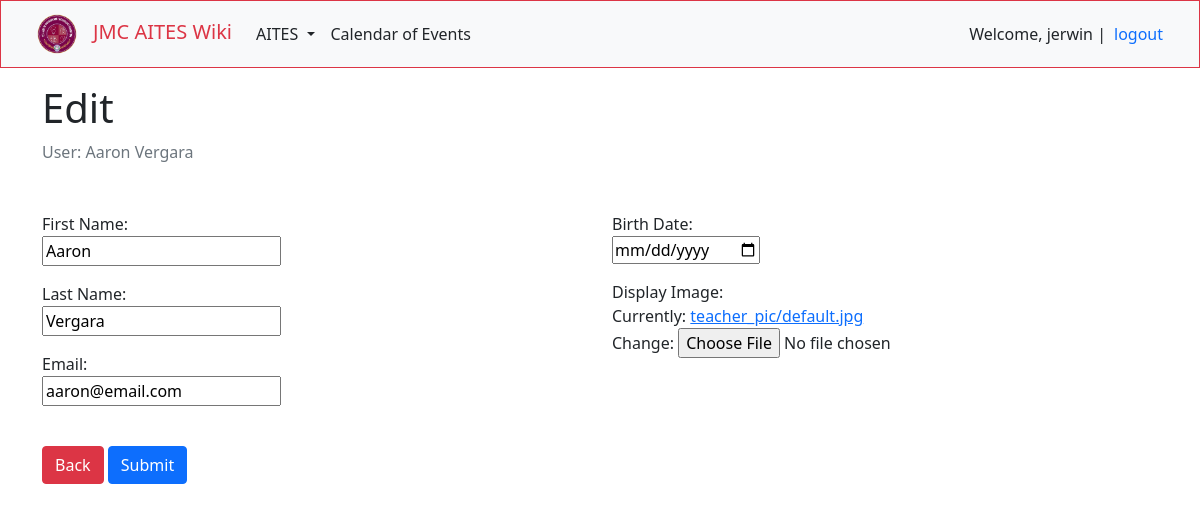
The page /teachers/54/edit (signed in) on the database its author committed.
### teachers/models.py (models this page shows, shortened)
class Teacher(models.Model):
    fname = models.CharField(max_length=64, verbose_name="First Name")
    lname = models.CharField(max_length=64, verbose_name="Last Name")
    birthdate = models.DateField(blank=True, null=True)
    email = models.EmailField(unique=True, max_length=64, verbose_name="Email")
    subjects = models.ManyToManyField(Subject, blank=True, related_name="teacher")
    image = models.ImageField(upload_to=image_path, default="teacher_pic/default.jpg")

### teachers/views.py (the view)
# urls.py: path('<int:teacher_id>/edit', views.edit_user, name='edit_user'),
@login_required
def edit_user(request, teacher_id):
    try:
        teacher = Teacher.objects.get(pk=teacher_id)
        initial = {
            'email':teacher.email,
            'fname': teacher.fname,
            'lname': teacher.lname,
            'subjects': teacher.subjects.all,
            'birthdate': teacher.birthdate,
            'image': teacher.image,
            }
        form = TeacherForm(initial=initial)
    except Teacher.DoesNotExist:
        raise Http404("Profile does not exist")
    return render(request, 'teachers/edit.html', {
        'teacher': teacher,
        'form': form
    })

### teachers/forms.py
class TeacherForm(forms.ModelForm):
    class Meta:
        model = Teacher
        fields = "__all__"

### teachers/templates/teachers/edit.html (shortened to what this page needs)
{% extends 'users/layout.html' %}
{% block body %}
{% include 'partials/_navbar.html' %}
<div class="container">
    <h1 class="mt-3">Edit</h1>
    <p class="text-muted mb-5">User: {{teacher.fname}} {{teacher.lname}}</p>
    {% if error_msg %}
        <p>{{error_msg}}</p>
    {% else %}
        <form action="{% url 'teachers:process_edit' teacher.id %}" method="post" enctype="multipart/form-data">
        <div class="row">
            <div class="col">
                <label>First Name:</label>
                <p>{{form.fname}}</p>
                <label>Last Name:</label>
                <p>{{form.lname}}</p>
                <label>Email:</label>
                <p>{{form.email}}</p>
                <a class="btn btn-danger mt-4" href="{% url 'teachers:details' teacher.id %}" role="button">Back</a>
                <button type="submit" class="btn btn-primary mt-4">Submit</button>
            </div>
            <div class="col">
                <label>Birth Date:</label>
                <p><input type="date" name="birthdate" id="id_birthdate" required></p>
                <label>Display Image:</label>
                <p>{{form.image}}</p>
            </div>
        </div>
    </form>
    {% endif %}
</div>
{% endblock %}

### users/templates/partials/_navbar.html (shortened to what this page needs)
{% load static %}
<nav class="navbar navbar-expand-lg navbar-light bg-light border-bottom border border-danger">
    <div class="container-fluid ">
      <a class="navbar-brand text-danger" href="{% url 'users:index' %}"> <img class="ms-4 me-3" src="{% static 'logo/citelogo.png' %}" alt="citelogo" width="40">JMC AITES Wiki</a>
      <div class="collapse navbar-collapse" id="navbarNavDropdown">
        <ul class="navbar-nav">
          <li class="nav-item dropdown">
            <a class="nav-link dropdown-toggle text-dark" href="#" id="navbarDropdownMenuLink" role="button" data-bs-toggle="dropdown" aria-expanded="false">
              AITES
            </a>
          </li>
          <li class="nav-item m-auto">
            <a href="{% url 'events:index' %}" class="nav-link text-dark" >Calendar of Events</a>
          </li>
        </ul>
        <div class="d-flex ms-auto pe-3">
            <ul class="navbar-nav">
                {% if user.is_authenticated %}
                    <span class="navbar-text text-dark">Welcome, {{request.user.username}} | </span>
                    <li class='nav-item'>
                        <a href="{% url 'users:logout' %}" class="nav-link text-primary">logout</a>
                    </li>
                {% endif %}
            </ul>
        </div>
      </div>
    </div>
</nav>

### rows shown on the page
Teacher: fname "Aaron", lname "Vergara", email "aaron@email.com"

### other values the page prints
{{ request.user.username }} "jerwin"
